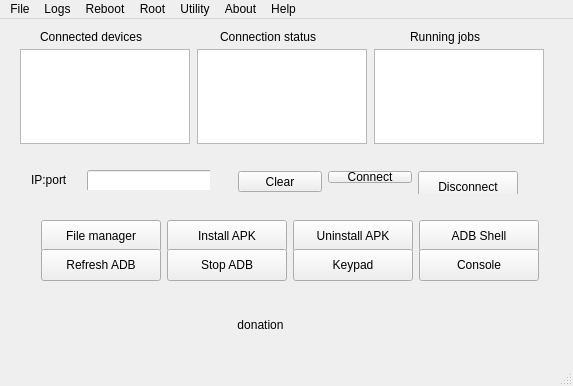
<?xml version="1.0" encoding="UTF-8"?>
<ui version="4.0">
 <class>MainWindow</class>
 <widget class="QMainWindow" name="MainWindow">
  <property name="geometry">
   <rect>
    <x>0</x>
    <y>0</y>
    <width>573</width>
    <height>386</height>
   </rect>
  </property>
  <property name="sizePolicy">
   <sizepolicy hsizetype="Preferred" vsizetype="Preferred">
    <horstretch>0</horstretch>
    <verstretch>0</verstretch>
   </sizepolicy>
  </property>
  <property name="windowTitle">
   <string>wsaLink</string>
  </property>
  <property name="styleSheet">
   <string notr="true"/>
  </property>
  <widget class="QWidget" name="centralWidget">
   <widget class="QLabel" name="server_running">
    <property name="geometry">
     <rect>
      <x>210</x>
      <y>440</y>
      <width>51</width>
      <height>20</height>
     </rect>
    </property>
    <property name="text">
     <string>server</string>
    </property>
   </widget>
   <widget class="QPushButton" name="donate">
    <property name="geometry">
     <rect>
      <x>110</x>
      <y>290</y>
      <width>301</width>
      <height>31</height>
     </rect>
    </property>
    <property name="focusPolicy">
     <enum>Qt::NoFocus</enum>
    </property>
    <property name="text">
     <string>donation</string>
    </property>
    <property name="iconSize">
     <size>
      <width>247</width>
      <height>26</height>
     </size>
    </property>
    <property name="flat">
     <bool>true</bool>
    </property>
   </widget>
   <widget class="QLabel" name="label_6">
    <property name="geometry">
     <rect>
      <x>220</x>
      <y>10</y>
      <width>111</width>
      <height>16</height>
     </rect>
    </property>
    <property name="text">
     <string>Connection status</string>
    </property>
   </widget>
   <widget class="QLabel" name="label_4">
    <property name="geometry">
     <rect>
      <x>40</x>
      <y>10</y>
      <width>117</width>
      <height>16</height>
     </rect>
    </property>
    <property name="text">
     <string>Connected devices</string>
    </property>
   </widget>
   <widget class="QLabel" name="label_7">
    <property name="geometry">
     <rect>
      <x>410</x>
      <y>10</y>
      <width>79</width>
      <height>16</height>
     </rect>
    </property>
    <property name="text">
     <string>Running jobs</string>
    </property>
   </widget>
   <widget class="QListWidget" name="listDevicesStatus">
    <property name="geometry">
     <rect>
      <x>197</x>
      <y>30</y>
      <width>170</width>
      <height>95</height>
     </rect>
    </property>
    <property name="minimumSize">
     <size>
      <width>170</width>
      <height>95</height>
     </size>
    </property>
    <property name="maximumSize">
     <size>
      <width>170</width>
      <height>95</height>
     </size>
    </property>
    <property name="focusPolicy">
     <enum>Qt::NoFocus</enum>
    </property>
    <property name="selectionMode">
     <enum>QAbstractItemView::NoSelection</enum>
    </property>
   </widget>
   <widget class="QListWidget" name="listRunningJobs">
    <property name="geometry">
     <rect>
      <x>374</x>
      <y>30</y>
      <width>170</width>
      <height>95</height>
     </rect>
    </property>
    <property name="minimumSize">
     <size>
      <width>170</width>
      <height>95</height>
     </size>
    </property>
    <property name="maximumSize">
     <size>
      <width>170</width>
      <height>95</height>
     </size>
    </property>
    <property name="focusPolicy">
     <enum>Qt::NoFocus</enum>
    </property>
    <property name="selectionMode">
     <enum>QAbstractItemView::NoSelection</enum>
    </property>
   </widget>
   <widget class="QListWidget" name="listDevices">
    <property name="geometry">
     <rect>
      <x>20</x>
      <y>30</y>
      <width>170</width>
      <height>95</height>
     </rect>
    </property>
    <property name="minimumSize">
     <size>
      <width>170</width>
      <height>95</height>
     </size>
    </property>
    <property name="maximumSize">
     <size>
      <width>170</width>
      <height>95</height>
     </size>
    </property>
    <property name="toolTip">
     <string>&lt;html&gt;&lt;head/&gt;&lt;body&gt;&lt;p&gt;Double-click device ID to start the file manager&lt;/p&gt;&lt;/body&gt;&lt;/html&gt;</string>
    </property>
    <property name="selectionMode">
     <enum>QAbstractItemView::SingleSelection</enum>
    </property>
    <property name="currentRow">
     <number>-1</number>
    </property>
   </widget>
   <widget class="QProgressBar" name="progressBar">
    <property name="enabled">
     <bool>true</bool>
    </property>
    <property name="geometry">
     <rect>
      <x>300</x>
      <y>500</y>
      <width>118</width>
      <height>16</height>
     </rect>
    </property>
    <property name="value">
     <number>25</number>
    </property>
    <property name="textVisible">
     <bool>false</bool>
    </property>
   </widget>
   <widget class="QLabel" name="label_5">
    <property name="geometry">
     <rect>
      <x>490</x>
      <y>640</y>
      <width>141</width>
      <height>16</height>
     </rect>
    </property>
    <property name="text">
     <string>Select device</string>
    </property>
   </widget>
   <widget class="QComboBox" name="deviceBox">
    <property name="geometry">
     <rect>
      <x>40</x>
      <y>690</y>
      <width>170</width>
      <height>31</height>
     </rect>
    </property>
    <property name="focusPolicy">
     <enum>Qt::NoFocus</enum>
    </property>
    <property name="toolTip">
     <string>&lt;html&gt;&lt;head/&gt;&lt;body&gt;&lt;p&gt;Select device via this dropdown menu&lt;/p&gt;&lt;/body&gt;&lt;/html&gt;</string>
    </property>
    <property name="editable">
     <bool>false</bool>
    </property>
   </widget>
   <widget class="QPushButton" name="scrcpyOpen">
    <property name="geometry">
     <rect>
      <x>20</x>
      <y>490</y>
      <width>120</width>
      <height>32</height>
     </rect>
    </property>
    <property name="minimumSize">
     <size>
      <width>120</width>
      <height>32</height>
     </size>
    </property>
    <property name="maximumSize">
     <size>
      <width>120</width>
      <height>32</height>
     </size>
    </property>
    <property name="focusPolicy">
     <enum>Qt::NoFocus</enum>
    </property>
    <property name="toolTip">
     <string>&lt;html&gt;&lt;head/&gt;&lt;body&gt;&lt;p&gt;Open ScrCpy.  Shortcut: Ctrl-R&lt;/p&gt;&lt;/body&gt;&lt;/html&gt;</string>
    </property>
    <property name="text">
     <string>ScrCpy</string>
    </property>
   </widget>
   <widget class="QPushButton" name="pushButton">
    <property name="geometry">
     <rect>
      <x>160</x>
      <y>490</y>
      <width>93</width>
      <height>29</height>
     </rect>
    </property>
    <property name="text">
     <string>PushButton</string>
    </property>
   </widget>
   <widget class="QPushButton" name="backupButton">
    <property name="geometry">
     <rect>
      <x>0</x>
      <y>620</y>
      <width>120</width>
      <height>32</height>
     </rect>
    </property>
    <property name="minimumSize">
     <size>
      <width>120</width>
      <height>32</height>
     </size>
    </property>
    <property name="maximumSize">
     <size>
      <width>120</width>
      <height>32</height>
     </size>
    </property>
    <property name="focusPolicy">
     <enum>Qt::NoFocus</enum>
    </property>
    <property name="toolTip">
     <string>&lt;html&gt;&lt;head/&gt;&lt;body&gt;&lt;p&gt;Backup Kodi's data files. Shortcut: Ctrl-J&lt;/p&gt;&lt;/body&gt;&lt;/html&gt;</string>
    </property>
    <property name="text">
     <string>Backup</string>
    </property>
   </widget>
   <widget class="QPushButton" name="splashButton">
    <property name="geometry">
     <rect>
      <x>10</x>
      <y>590</y>
      <width>120</width>
      <height>32</height>
     </rect>
    </property>
    <property name="minimumSize">
     <size>
      <width>120</width>
      <height>32</height>
     </size>
    </property>
    <property name="maximumSize">
     <size>
      <width>120</width>
      <height>32</height>
     </size>
    </property>
    <property name="focusPolicy">
     <enum>Qt::NoFocus</enum>
    </property>
    <property name="toolTip">
     <string>&lt;html&gt;&lt;head/&gt;&lt;body&gt;&lt;p&gt;Give Kodi a custom splash screen. Shortcut: Ctrl-V&lt;/p&gt;&lt;/body&gt;&lt;/html&gt;</string>
    </property>
    <property name="text">
     <string>Splash Screen</string>
    </property>
   </widget>
   <widget class="QPushButton" name="mvdataButton">
    <property name="geometry">
     <rect>
      <x>310</x>
      <y>630</y>
      <width>120</width>
      <height>32</height>
     </rect>
    </property>
    <property name="minimumSize">
     <size>
      <width>120</width>
      <height>32</height>
     </size>
    </property>
    <property name="maximumSize">
     <size>
      <width>120</width>
      <height>32</height>
     </size>
    </property>
    <property name="focusPolicy">
     <enum>Qt::NoFocus</enum>
    </property>
    <property name="toolTip">
     <string>&lt;html&gt;&lt;head/&gt;&lt;body&gt;&lt;p&gt;Move Kodi data to/from external partition. Shortcut: Ctrl-N&lt;/p&gt;&lt;/body&gt;&lt;/html&gt;</string>
    </property>
    <property name="text">
     <string>Move Kodi Data</string>
    </property>
   </widget>
   <widget class="QPushButton" name="restoreButton">
    <property name="geometry">
     <rect>
      <x>150</x>
      <y>620</y>
      <width>120</width>
      <height>32</height>
     </rect>
    </property>
    <property name="minimumSize">
     <size>
      <width>120</width>
      <height>32</height>
     </size>
    </property>
    <property name="maximumSize">
     <size>
      <width>120</width>
      <height>32</height>
     </size>
    </property>
    <property name="focusPolicy">
     <enum>Qt::NoFocus</enum>
    </property>
    <property name="toolTip">
     <string>&lt;html&gt;&lt;head/&gt;&lt;body&gt;&lt;p&gt;Restore Kodi's data files. Shortcut: Ctrl-K&lt;/p&gt;&lt;/body&gt;&lt;/html&gt;</string>
    </property>
    <property name="text">
     <string>Restore</string>
    </property>
   </widget>
   <widget class="QPushButton" name="pushTimers">
    <property name="geometry">
     <rect>
      <x>300</x>
      <y>590</y>
      <width>98</width>
      <height>32</height>
     </rect>
    </property>
    <property name="toolTip">
     <string>Edit rimers for Sleep and Screensaver</string>
    </property>
    <property name="text">
     <string>Edit Timers</string>
    </property>
   </widget>
   <widget class="QPushButton" name="cacheButton">
    <property name="geometry">
     <rect>
      <x>160</x>
      <y>590</y>
      <width>120</width>
      <height>32</height>
     </rect>
    </property>
    <property name="minimumSize">
     <size>
      <width>120</width>
      <height>32</height>
     </size>
    </property>
    <property name="maximumSize">
     <size>
      <width>120</width>
      <height>32</height>
     </size>
    </property>
    <property name="focusPolicy">
     <enum>Qt::NoFocus</enum>
    </property>
    <property name="toolTip">
     <string>&lt;html&gt;&lt;head/&gt;&lt;body&gt;&lt;p&gt;Adjust Kodi's video cache settings. Shortcut: Ctrl-S&lt;/p&gt;&lt;/body&gt;&lt;/html&gt;</string>
    </property>
    <property name="text">
     <string>Edit Cache</string>
    </property>
   </widget>
   <widget class="QPushButton" name="editRecord">
    <property name="geometry">
     <rect>
      <x>230</x>
      <y>690</y>
      <width>75</width>
      <height>32</height>
     </rect>
    </property>
    <property name="minimumSize">
     <size>
      <width>75</width>
      <height>32</height>
     </size>
    </property>
    <property name="maximumSize">
     <size>
      <width>75</width>
      <height>32</height>
     </size>
    </property>
    <property name="focusPolicy">
     <enum>Qt::NoFocus</enum>
    </property>
    <property name="toolTip">
     <string>&lt;html&gt;&lt;head/&gt;&lt;body&gt;&lt;p&gt;Edit device record. Shortcut: Ctrl-C&lt;/p&gt;&lt;/body&gt;&lt;/html&gt;</string>
    </property>
    <property name="text">
     <string>Edit</string>
    </property>
   </widget>
   <widget class="QPushButton" name="newRecord">
    <property name="geometry">
     <rect>
      <x>310</x>
      <y>700</y>
      <width>75</width>
      <height>32</height>
     </rect>
    </property>
    <property name="minimumSize">
     <size>
      <width>75</width>
      <height>32</height>
     </size>
    </property>
    <property name="maximumSize">
     <size>
      <width>75</width>
      <height>32</height>
     </size>
    </property>
    <property name="focusPolicy">
     <enum>Qt::NoFocus</enum>
    </property>
    <property name="toolTip">
     <string>&lt;html&gt;&lt;head/&gt;&lt;body&gt;&lt;p&gt;Create new device record. Shortcut: Ctrl-B&lt;/p&gt;&lt;/body&gt;&lt;/html&gt;</string>
    </property>
    <property name="text">
     <string>New</string>
    </property>
   </widget>
   <widget class="QPushButton" name="delRecord">
    <property name="geometry">
     <rect>
      <x>420</x>
      <y>690</y>
      <width>75</width>
      <height>32</height>
     </rect>
    </property>
    <property name="minimumSize">
     <size>
      <width>75</width>
      <height>32</height>
     </size>
    </property>
    <property name="maximumSize">
     <size>
      <width>75</width>
      <height>32</height>
     </size>
    </property>
    <property name="focusPolicy">
     <enum>Qt::NoFocus</enum>
    </property>
    <property name="toolTip">
     <string>&lt;html&gt;&lt;head/&gt;&lt;body&gt;&lt;p&gt;Delete device record. Shortcut: Ctrl-D&lt;/p&gt;&lt;/body&gt;&lt;/html&gt;</string>
    </property>
    <property name="text">
     <string>Delete</string>
    </property>
   </widget>
   <widget class="QPushButton" name="connButton">
    <property name="geometry">
     <rect>
      <x>430</x>
      <y>580</y>
      <width>75</width>
      <height>32</height>
     </rect>
    </property>
    <property name="minimumSize">
     <size>
      <width>75</width>
      <height>32</height>
     </size>
    </property>
    <property name="maximumSize">
     <size>
      <width>75</width>
      <height>32</height>
     </size>
    </property>
    <property name="focusPolicy">
     <enum>Qt::NoFocus</enum>
    </property>
    <property name="toolTip">
     <string>&lt;html&gt;&lt;head/&gt;&lt;body&gt;&lt;p&gt;Connect android device via IP address. Shortcut: Ctrl-E&lt;/p&gt;&lt;/body&gt;&lt;/html&gt;</string>
    </property>
    <property name="text">
     <string>Connect</string>
    </property>
   </widget>
   <widget class="QPushButton" name="screencapButton">
    <property name="geometry">
     <rect>
      <x>520</x>
      <y>690</y>
      <width>120</width>
      <height>32</height>
     </rect>
    </property>
    <property name="minimumSize">
     <size>
      <width>120</width>
      <height>32</height>
     </size>
    </property>
    <property name="maximumSize">
     <size>
      <width>120</width>
      <height>32</height>
     </size>
    </property>
    <property name="focusPolicy">
     <enum>Qt::NoFocus</enum>
    </property>
    <property name="toolTip">
     <string>&lt;html&gt;&lt;head/&gt;&lt;body&gt;&lt;p&gt;Get screen capture from device. Shortcut: Ctrl-W&lt;/p&gt;&lt;/body&gt;&lt;/html&gt;</string>
    </property>
    <property name="text">
     <string>Screencap</string>
    </property>
   </widget>
   <widget class="QPushButton" name="scpyButton">
    <property name="geometry">
     <rect>
      <x>390</x>
      <y>750</y>
      <width>120</width>
      <height>32</height>
     </rect>
    </property>
    <property name="minimumSize">
     <size>
      <width>120</width>
      <height>32</height>
     </size>
    </property>
    <property name="maximumSize">
     <size>
      <width>120</width>
      <height>32</height>
     </size>
    </property>
    <property name="text">
     <string>ScrCpy</string>
    </property>
   </widget>
   <widget class="QPushButton" name="editXML">
    <property name="geometry">
     <rect>
      <x>500</x>
      <y>550</y>
      <width>120</width>
      <height>32</height>
     </rect>
    </property>
    <property name="minimumSize">
     <size>
      <width>120</width>
      <height>32</height>
     </size>
    </property>
    <property name="maximumSize">
     <size>
      <width>120</width>
      <height>32</height>
     </size>
    </property>
    <property name="focusPolicy">
     <enum>Qt::NoFocus</enum>
    </property>
    <property name="toolTip">
     <string>&lt;html&gt;&lt;head/&gt;&lt;body&gt;&lt;p&gt;Give Kodi a custom splash screen. Shortcut: Ctrl-V&lt;/p&gt;&lt;/body&gt;&lt;/html&gt;</string>
    </property>
    <property name="text">
     <string>Edit XML</string>
    </property>
   </widget>
   <widget class="QWidget" name="layoutWidget">
    <property name="geometry">
     <rect>
      <x>227</x>
      <y>141</y>
      <width>302</width>
      <height>34</height>
     </rect>
    </property>
    <layout class="QHBoxLayout" name="horizontalLayout">
     <item>
      <widget class="QPushButton" name="clearButton">
       <property name="minimumSize">
        <size>
         <width>75</width>
         <height>21</height>
        </size>
       </property>
       <property name="focusPolicy">
        <enum>Qt::NoFocus</enum>
       </property>
       <property name="toolTip">
        <string>&lt;html&gt;&lt;head/&gt;&lt;body&gt;&lt;p&gt;Clear IP address field. Shortcut: Ctrl-Y&lt;/p&gt;&lt;/body&gt;&lt;/html&gt;</string>
       </property>
       <property name="text">
        <string>Clear</string>
       </property>
      </widget>
     </item>
     <item>
      <widget class="QPushButton" name="connWSA">
       <property name="text">
        <string>Connect</string>
       </property>
      </widget>
     </item>
     <item>
      <widget class="QPushButton" name="disButton">
       <property name="minimumSize">
        <size>
         <width>100</width>
         <height>32</height>
        </size>
       </property>
       <property name="maximumSize">
        <size>
         <width>100</width>
         <height>32</height>
        </size>
       </property>
       <property name="focusPolicy">
        <enum>Qt::NoFocus</enum>
       </property>
       <property name="toolTip">
        <string>&lt;html&gt;&lt;head/&gt;&lt;body&gt;&lt;p&gt;Disconnect android device connected via IP address. Shortcut: Ctrl-F&lt;/p&gt;&lt;/body&gt;&lt;/html&gt;</string>
       </property>
       <property name="text">
        <string>Disconnect</string>
       </property>
      </widget>
     </item>
    </layout>
   </widget>
   <widget class="QWidget" name="layoutWidget">
    <property name="geometry">
     <rect>
      <x>20</x>
      <y>140</y>
      <width>190</width>
      <height>31</height>
     </rect>
    </property>
    <layout class="QHBoxLayout" name="horizontalLayout_4">
     <item>
      <widget class="QLabel" name="label_2">
       <property name="minimumSize">
        <size>
         <width>50</width>
         <height>20</height>
        </size>
       </property>
       <property name="maximumSize">
        <size>
         <width>50</width>
         <height>20</height>
        </size>
       </property>
       <property name="text">
        <string>IP:port</string>
       </property>
      </widget>
     </item>
     <item>
      <widget class="QLineEdit" name="adhocip">
       <property name="minimumSize">
        <size>
         <width>130</width>
         <height>29</height>
        </size>
       </property>
       <property name="maximumSize">
        <size>
         <width>130</width>
         <height>29</height>
        </size>
       </property>
       <property name="toolTip">
        <string>&lt;html&gt;&lt;head/&gt;&lt;body&gt;&lt;p&gt;IP address of ad hoc device. You may also specify a port by appending :&amp;lt;port&amp;gt; to the IP address. Port 5555 is default.&lt;/p&gt;&lt;/body&gt;&lt;/html&gt;</string>
       </property>
      </widget>
     </item>
    </layout>
   </widget>
   <widget class="QWidget" name="layoutWidget">
    <property name="geometry">
     <rect>
      <x>30</x>
      <y>190</y>
      <width>524</width>
      <height>73</height>
     </rect>
    </property>
    <layout class="QGridLayout" name="gridLayout">
     <item row="0" column="0">
      <widget class="QPushButton" name="fmButton">
       <property name="minimumSize">
        <size>
         <width>120</width>
         <height>32</height>
        </size>
       </property>
       <property name="maximumSize">
        <size>
         <width>120</width>
         <height>32</height>
        </size>
       </property>
       <property name="focusPolicy">
        <enum>Qt::NoFocus</enum>
       </property>
       <property name="toolTip">
        <string>&lt;html&gt;&lt;head/&gt;&lt;body&gt;&lt;p&gt;Open file manager for selected device. Shortcut: Ctrl-G&lt;/p&gt;&lt;/body&gt;&lt;/html&gt;</string>
       </property>
       <property name="text">
        <string>File manager</string>
       </property>
      </widget>
     </item>
     <item row="0" column="1">
      <widget class="QPushButton" name="sideload_Button">
       <property name="minimumSize">
        <size>
         <width>120</width>
         <height>32</height>
        </size>
       </property>
       <property name="maximumSize">
        <size>
         <width>120</width>
         <height>32</height>
        </size>
       </property>
       <property name="toolTip">
        <string>&lt;html&gt;&lt;head/&gt;&lt;body&gt;&lt;p&gt;Install app(s) to device. Shortcut: Ctrl-L&lt;/p&gt;&lt;/body&gt;&lt;/html&gt;</string>
       </property>
       <property name="text">
        <string>Install APK</string>
       </property>
      </widget>
     </item>
     <item row="0" column="2">
      <widget class="QPushButton" name="uninstall_Button">
       <property name="minimumSize">
        <size>
         <width>120</width>
         <height>32</height>
        </size>
       </property>
       <property name="maximumSize">
        <size>
         <width>120</width>
         <height>32</height>
        </size>
       </property>
       <property name="focusPolicy">
        <enum>Qt::NoFocus</enum>
       </property>
       <property name="toolTip">
        <string>&lt;html&gt;&lt;head/&gt;&lt;body&gt;&lt;p&gt;Unistall app from device. Shortcut: Ctrl-M&lt;/p&gt;&lt;/body&gt;&lt;/html&gt;</string>
       </property>
       <property name="text">
        <string>Uninstall APK</string>
       </property>
      </widget>
     </item>
     <item row="0" column="3">
      <widget class="QPushButton" name="adbshellButton">
       <property name="minimumSize">
        <size>
         <width>120</width>
         <height>32</height>
        </size>
       </property>
       <property name="maximumSize">
        <size>
         <width>120</width>
         <height>32</height>
        </size>
       </property>
       <property name="focusPolicy">
        <enum>Qt::NoFocus</enum>
       </property>
       <property name="toolTip">
        <string>&lt;html&gt;&lt;head/&gt;&lt;body&gt;&lt;p&gt;Open a terminal session on the connected device. Shortcut: Ctrl-I&lt;/p&gt;&lt;/body&gt;&lt;/html&gt;</string>
       </property>
       <property name="text">
        <string>ADB Shell</string>
       </property>
      </widget>
     </item>
     <item row="1" column="0">
      <widget class="QPushButton" name="refreshConnectedDevices">
       <property name="minimumSize">
        <size>
         <width>120</width>
         <height>32</height>
        </size>
       </property>
       <property name="maximumSize">
        <size>
         <width>120</width>
         <height>32</height>
        </size>
       </property>
       <property name="focusPolicy">
        <enum>Qt::NoFocus</enum>
       </property>
       <property name="toolTip">
        <string>&lt;html&gt;&lt;head/&gt;&lt;body&gt;&lt;p&gt;Refresh ADB server. Shortcut: Ctrl-P&lt;/p&gt;&lt;/body&gt;&lt;/html&gt;</string>
       </property>
       <property name="text">
        <string>Refresh ADB</string>
       </property>
      </widget>
     </item>
     <item row="1" column="1">
      <widget class="QPushButton" name="killServer">
       <property name="minimumSize">
        <size>
         <width>120</width>
         <height>32</height>
        </size>
       </property>
       <property name="maximumSize">
        <size>
         <width>120</width>
         <height>32</height>
        </size>
       </property>
       <property name="focusPolicy">
        <enum>Qt::NoFocus</enum>
       </property>
       <property name="toolTip">
        <string>&lt;html&gt;&lt;head/&gt;&lt;body&gt;&lt;p&gt;Stop ADB server. Shortcut: Ctrl-Z&lt;/p&gt;&lt;/body&gt;&lt;/html&gt;</string>
       </property>
       <property name="text">
        <string>Stop ADB</string>
       </property>
       <property name="checkable">
        <bool>false</bool>
       </property>
      </widget>
     </item>
     <item row="1" column="2">
      <widget class="QPushButton" name="keypadButton">
       <property name="minimumSize">
        <size>
         <width>120</width>
         <height>32</height>
        </size>
       </property>
       <property name="maximumSize">
        <size>
         <width>120</width>
         <height>32</height>
        </size>
       </property>
       <property name="focusPolicy">
        <enum>Qt::NoFocus</enum>
       </property>
       <property name="toolTip">
        <string>&lt;html&gt;&lt;head/&gt;&lt;body&gt;&lt;p&gt;Remote Android keypad. Shortcut: Ctrl-U&lt;/p&gt;&lt;/body&gt;&lt;/html&gt;</string>
       </property>
       <property name="text">
        <string>Keypad</string>
       </property>
      </widget>
     </item>
     <item row="1" column="3">
      <widget class="QPushButton" name="doConsole">
       <property name="minimumSize">
        <size>
         <width>120</width>
         <height>32</height>
        </size>
       </property>
       <property name="maximumSize">
        <size>
         <width>120</width>
         <height>32</height>
        </size>
       </property>
       <property name="focusPolicy">
        <enum>Qt::NoFocus</enum>
       </property>
       <property name="toolTip">
        <string>&lt;html&gt;&lt;head/&gt;&lt;body&gt;&lt;p&gt;Open adb-capable command prompt. Shortcut: Ctrl-T&lt;/p&gt;&lt;/body&gt;&lt;/html&gt;</string>
       </property>
       <property name="text">
        <string>Console</string>
       </property>
      </widget>
     </item>
    </layout>
   </widget>
  </widget>
  <widget class="QStatusBar" name="statusBar"/>
  <widget class="QMenuBar" name="menuBar">
   <property name="geometry">
    <rect>
     <x>0</x>
     <y>0</y>
     <width>573</width>
     <height>24</height>
    </rect>
   </property>
   <widget class="QMenu" name="menuFile">
    <property name="title">
     <string>File</string>
    </property>
    <addaction name="actionPreferences"/>
    <addaction name="separator"/>
    <addaction name="actionQuit"/>
   </widget>
   <widget class="QMenu" name="menuAbout">
    <property name="title">
     <string>About</string>
    </property>
    <addaction name="actionAbout"/>
   </widget>
   <widget class="QMenu" name="menuHelp">
    <property name="title">
     <string>Help</string>
    </property>
    <addaction name="actionHelp"/>
   </widget>
   <widget class="QMenu" name="menuLogs">
    <property name="title">
     <string>Logs</string>
    </property>
    <addaction name="actionView_adbLink_Log"/>
   </widget>
   <widget class="QMenu" name="menuReboot">
    <property name="title">
     <string>Reboot</string>
    </property>
    <addaction name="actionReboot"/>
    <addaction name="actionRecovery"/>
    <addaction name="actionReboot_bootloader"/>
   </widget>
   <widget class="QMenu" name="menuRoot">
    <property name="title">
     <string>Root</string>
    </property>
    <addaction name="actionMount_system_RO"/>
    <addaction name="actionMount_system_RW"/>
   </widget>
   <widget class="QMenu" name="menuUtility">
    <property name="title">
     <string>Utility</string>
    </property>
    <addaction name="actionReiinstall_Busybox"/>
    <addaction name="actionPaste_path"/>
    <addaction name="actionStop_Application"/>
    <addaction name="actionStart_Application"/>
    <addaction name="actionSet_Kodi_permissions"/>
    <addaction name="actionGet_UID_from_APK_file"/>
    <addaction name="actionSend_text"/>
    <addaction name="actionArchitecture"/>
    <addaction name="actionSleep_adjust"/>
    <addaction name="View_Changelog"/>
    <addaction name="actionTest_adb_connection"/>
   </widget>
   <addaction name="menuFile"/>
   <addaction name="menuLogs"/>
   <addaction name="menuReboot"/>
   <addaction name="menuRoot"/>
   <addaction name="menuUtility"/>
   <addaction name="menuAbout"/>
   <addaction name="menuHelp"/>
  </widget>
  <action name="actionAbout">
   <property name="text">
    <string>About</string>
   </property>
  </action>
  <action name="actionQuit">
   <property name="text">
    <string>Quit</string>
   </property>
   <property name="toolTip">
    <string>Quit adbLink</string>
   </property>
  </action>
  <action name="actionHelp">
   <property name="text">
    <string>Help</string>
   </property>
  </action>
  <action name="actionReboot">
   <property name="text">
    <string>Reboot device</string>
   </property>
  </action>
  <action name="actionRecovery">
   <property name="text">
    <string>Reboot recovery</string>
   </property>
   <property name="toolTip">
    <string>Reboot Recovery</string>
   </property>
  </action>
  <action name="actionDownload_Kodi">
   <property name="text">
    <string>Download Kodi</string>
   </property>
  </action>
  <action name="actionView_Kodi_Log">
   <property name="text">
    <string>View Kodi Log</string>
   </property>
   <property name="toolTip">
    <string>View/Copy Kodi Log</string>
   </property>
  </action>
  <action name="actionView_adbLink_Log">
   <property name="text">
    <string>View adbLink Log</string>
   </property>
   <property name="toolTip">
    <string>View/Copy adbLink Log</string>
   </property>
  </action>
  <action name="actionEdit_XML_files">
   <property name="text">
    <string>Edit XML files</string>
   </property>
  </action>
  <action name="actionPaste_path">
   <property name="text">
    <string>Path to clipboard</string>
   </property>
   <property name="toolTip">
    <string>Copy path to clipboard. Paste path into ADB Shell </string>
   </property>
  </action>
  <action name="actionTest_adb_connection">
   <property name="text">
    <string>Logcat</string>
   </property>
   <property name="toolTip">
    <string>Test adb connection</string>
   </property>
  </action>
  <action name="actionStop_Application">
   <property name="text">
    <string>Stop Application</string>
   </property>
  </action>
  <action name="actionStart_Application">
   <property name="text">
    <string>Start Application</string>
   </property>
  </action>
  <action name="actionMount_system_RO">
   <property name="text">
    <string>Mount /  RO</string>
   </property>
   <property name="toolTip">
    <string>Mount / partition read-only</string>
   </property>
  </action>
  <action name="actionMount_system_RW">
   <property name="text">
    <string>Mount /  RW</string>
   </property>
   <property name="toolTip">
    <string>Mount /  partition read-write</string>
   </property>
  </action>
  <action name="actionWireless_ADBD">
   <property name="text">
    <string>Wireless ADBD</string>
   </property>
   <property name="toolTip">
    <string>Enable adb debugging over wifi</string>
   </property>
  </action>
  <action name="actionKodi_data_usage">
   <property name="text">
    <string>Kodi data usage</string>
   </property>
   <property name="toolTip">
    <string>Show Kodi's data usage</string>
   </property>
  </action>
  <action name="actionReboot_bootloader">
   <property name="text">
    <string>Reboot bootloader</string>
   </property>
  </action>
  <action name="actionPreferences">
   <property name="text">
    <string>Preferences</string>
   </property>
   <property name="toolTip">
    <string>Application preferences</string>
   </property>
  </action>
  <action name="actionDown_SPMC">
   <property name="text">
    <string>Download SPMC</string>
   </property>
   <property name="toolTip">
    <string>Download SPMC</string>
   </property>
  </action>
  <action name="actionGet_package_name">
   <property name="text">
    <string>Get package name</string>
   </property>
   <property name="toolTip">
    <string>Get package name of android program</string>
   </property>
  </action>
  <action name="actionReiinstall_Busybox">
   <property name="text">
    <string>Reinstall Busybox</string>
   </property>
   <property name="toolTip">
    <string>Reinstall Busybox</string>
   </property>
  </action>
  <action name="actionArchitecture">
   <property name="text">
    <string>System information</string>
   </property>
   <property name="toolTip">
    <string>Get system architecture</string>
   </property>
  </action>
  <action name="actionSleep_adjust">
   <property name="text">
    <string>Set timers</string>
   </property>
   <property name="toolTip">
    <string>Set sleep/screensaver timers</string>
   </property>
  </action>
  <action name="actiondelthumb">
   <property name="text">
    <string>Del Thumbnails</string>
   </property>
  </action>
  <action name="actionPush_remote">
   <property name="text">
    <string>Push remote</string>
   </property>
  </action>
  <action name="actionInstall_XAPK">
   <property name="text">
    <string>Install XAPK</string>
   </property>
  </action>
  <action name="actionCreate_kodi_data">
   <property name="text">
    <string>Create kodi_data</string>
   </property>
   <property name="toolTip">
    <string>Create kodi_data for Android 11</string>
   </property>
  </action>
  <action name="View_Changelog">
   <property name="text">
    <string>View changelog</string>
   </property>
  </action>
  <action name="actionSet_Kodi_permissions">
   <property name="text">
    <string>Set app permissions</string>
   </property>
   <property name="toolTip">
    <string>Set app MANAGE_EXTERNAL_STORAGE permissions</string>
   </property>
  </action>
  <action name="actionGet_UID_from_APK_file">
   <property name="text">
    <string>Get package name</string>
   </property>
  </action>
  <action name="actionSend_text">
   <property name="text">
    <string>Send text to device</string>
   </property>
   <property name="toolTip">
    <string>Send text to Android device</string>
   </property>
  </action>
 </widget>
 <layoutdefault spacing="6" margin="11"/>
 <resources/>
 <connections/>
</ui>
